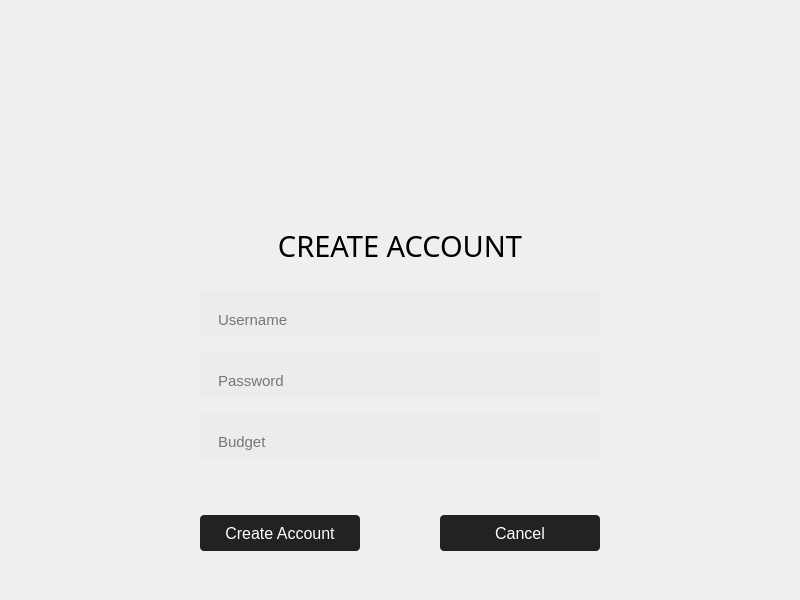
<?xml version="1.0" encoding="UTF-8"?>
<ui version="4.0">
 <class>NewAccountDialog</class>
 <widget class="QWidget" name="NewAccountDialog">
  <property name="geometry">
   <rect>
    <x>0</x>
    <y>0</y>
    <width>800</width>
    <height>600</height>
   </rect>
  </property>
  <property name="sizePolicy">
   <sizepolicy hsizetype="Fixed" vsizetype="Fixed">
    <horstretch>0</horstretch>
    <verstretch>0</verstretch>
   </sizepolicy>
  </property>
  <property name="windowTitle">
   <string>Create new Account</string>
  </property>
  <property name="styleSheet">
   <string notr="true">.QPushButton {
  background-color: #222;
  border-radius: 4px;
  border-style: none;
  color: #fff;
  line-height: 1.5;
  max-width: none;
  width: 200px;
  padding: 9px 20px 8px;
}

QPushButton:hover,
QPushButton:focus {
  background-color: rgb(54, 54, 54);
}

QLineEdit {
  color: rgba(0,0,0,.87);
  padding: 20px 16px 6px;
  background: #ececec;
  border: none;
  border-radius: 4px;
  border-bottom: 1px solid rgba(0,0,0,.42);
  border-radius: 0 0 0 0;
  font-size: 15px;
  height: 20px;
}</string>
  </property>
  <layout class="QVBoxLayout" name="verticalLayout">
   <item alignment="Qt::AlignTop">
    <widget class="QFrame" name="frame_3">
     <property name="frameShape">
      <enum>QFrame::NoFrame</enum>
     </property>
     <property name="frameShadow">
      <enum>QFrame::Raised</enum>
     </property>
     <layout class="QVBoxLayout" name="verticalLayout_2">
      <item alignment="Qt::AlignHCenter">
       <widget class="QLabel" name="label">
        <property name="minimumSize">
         <size>
          <width>200</width>
          <height>200</height>
         </size>
        </property>
        <property name="maximumSize">
         <size>
          <width>200</width>
          <height>200</height>
         </size>
        </property>
        <property name="text">
         <string/>
        </property>
        <property name="pixmap">
         <pixmap resource="agriculture-shop-ressources.qrc">:/icons/assets/icons/person_add_FILL0_wght400_GRAD0_opsz48 (1).png</pixmap>
        </property>
        <property name="scaledContents">
         <bool>true</bool>
        </property>
        <property name="alignment">
         <set>Qt::AlignCenter</set>
        </property>
       </widget>
      </item>
      <item>
       <widget class="QLabel" name="label_2">
        <property name="font">
         <font>
          <family>Bahnschrift</family>
          <pointsize>22</pointsize>
          <weight>50</weight>
          <bold>false</bold>
         </font>
        </property>
        <property name="text">
         <string>CREATE ACCOUNT</string>
        </property>
        <property name="alignment">
         <set>Qt::AlignCenter</set>
        </property>
       </widget>
      </item>
     </layout>
    </widget>
   </item>
   <item>
    <widget class="QFrame" name="frame">
     <property name="frameShape">
      <enum>QFrame::NoFrame</enum>
     </property>
     <property name="frameShadow">
      <enum>QFrame::Raised</enum>
     </property>
     <layout class="QVBoxLayout" name="verticalLayout_3">
      <property name="spacing">
       <number>15</number>
      </property>
      <property name="leftMargin">
       <number>20</number>
      </property>
      <property name="rightMargin">
       <number>20</number>
      </property>
      <item alignment="Qt::AlignHCenter">
       <widget class="QLineEdit" name="input_username">
        <property name="minimumSize">
         <size>
          <width>400</width>
          <height>0</height>
         </size>
        </property>
        <property name="maximumSize">
         <size>
          <width>400</width>
          <height>16777215</height>
         </size>
        </property>
        <property name="placeholderText">
         <string>Username</string>
        </property>
       </widget>
      </item>
      <item alignment="Qt::AlignHCenter">
       <widget class="QLineEdit" name="input_password">
        <property name="minimumSize">
         <size>
          <width>400</width>
          <height>0</height>
         </size>
        </property>
        <property name="maximumSize">
         <size>
          <width>400</width>
          <height>16777215</height>
         </size>
        </property>
        <property name="echoMode">
         <enum>QLineEdit::Password</enum>
        </property>
        <property name="placeholderText">
         <string>Password</string>
        </property>
       </widget>
      </item>
      <item alignment="Qt::AlignHCenter">
       <widget class="QLineEdit" name="input_budget">
        <property name="minimumSize">
         <size>
          <width>400</width>
          <height>0</height>
         </size>
        </property>
        <property name="maximumSize">
         <size>
          <width>400</width>
          <height>16777215</height>
         </size>
        </property>
        <property name="inputMethodHints">
         <set>Qt::ImhNone</set>
        </property>
        <property name="inputMask">
         <string/>
        </property>
        <property name="text">
         <string comment="9"/>
        </property>
        <property name="placeholderText">
         <string>Budget</string>
        </property>
       </widget>
      </item>
      <item alignment="Qt::AlignHCenter">
       <widget class="QLabel" name="account_hint">
        <property name="minimumSize">
         <size>
          <width>400</width>
          <height>0</height>
         </size>
        </property>
        <property name="maximumSize">
         <size>
          <width>400</width>
          <height>16777215</height>
         </size>
        </property>
        <property name="font">
         <font>
          <family>Bahnschrift Light</family>
          <pointsize>10</pointsize>
         </font>
        </property>
        <property name="styleSheet">
         <string notr="true">color: green;</string>
        </property>
        <property name="text">
         <string/>
        </property>
        <property name="alignment">
         <set>Qt::AlignCenter</set>
        </property>
       </widget>
      </item>
     </layout>
    </widget>
   </item>
   <item alignment="Qt::AlignHCenter|Qt::AlignTop">
    <widget class="QFrame" name="frame_2">
     <property name="frameShape">
      <enum>QFrame::NoFrame</enum>
     </property>
     <property name="frameShadow">
      <enum>QFrame::Raised</enum>
     </property>
     <layout class="QHBoxLayout" name="horizontalLayout">
      <property name="spacing">
       <number>80</number>
      </property>
      <item>
       <widget class="QPushButton" name="createAccount_button">
        <property name="minimumSize">
         <size>
          <width>160</width>
          <height>0</height>
         </size>
        </property>
        <property name="maximumSize">
         <size>
          <width>79</width>
          <height>16777215</height>
         </size>
        </property>
        <property name="font">
         <font>
          <pointsize>12</pointsize>
         </font>
        </property>
        <property name="cursor">
         <cursorShape>PointingHandCursor</cursorShape>
        </property>
        <property name="text">
         <string>Create Account</string>
        </property>
       </widget>
      </item>
      <item>
       <widget class="QPushButton" name="pushButton_2">
        <property name="minimumSize">
         <size>
          <width>160</width>
          <height>0</height>
         </size>
        </property>
        <property name="maximumSize">
         <size>
          <width>79</width>
          <height>16777215</height>
         </size>
        </property>
        <property name="font">
         <font>
          <pointsize>12</pointsize>
         </font>
        </property>
        <property name="cursor">
         <cursorShape>PointingHandCursor</cursorShape>
        </property>
        <property name="text">
         <string>Cancel</string>
        </property>
       </widget>
      </item>
     </layout>
    </widget>
   </item>
  </layout>
 </widget>
 <resources>
  <include location="agriculture-shop-ressources.qrc"/>
 </resources>
 <connections>
  <connection>
   <sender>pushButton_2</sender>
   <signal>clicked()</signal>
   <receiver>NewAccountDialog</receiver>
   <slot>close()</slot>
   <hints>
    <hint type="sourcelabel">
     <x>560</x>
     <y>506</y>
    </hint>
    <hint type="destinationlabel">
     <x>775</x>
     <y>551</y>
    </hint>
   </hints>
  </connection>
 </connections>
</ui>
